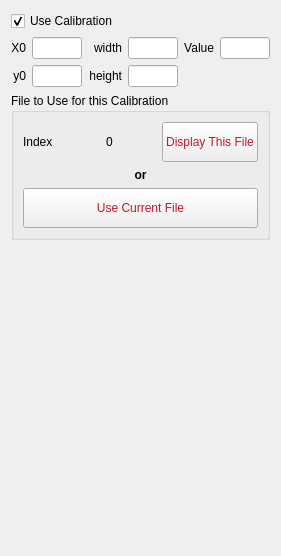
                <widget class="QWidget" name="tab_4">
                 <attribute name="title">
                  <string>Calibration 2</string>
                 </attribute>
                 <layout class="QVBoxLayout" name="verticalLayout_6">
                  <item>
                   <layout class="QHBoxLayout" name="horizontalLayout_13">
                    <item>
                     <widget class="QCheckBox" name="use_calibration2_checkbox">
                      <property name="text">
                       <string>Use Calibration</string>
                      </property>
                      <property name="checked">
                       <bool>true</bool>
                      </property>
                     </widget>
                    </item>
                    <item>
                     <spacer name="horizontalSpacer_9">
                      <property name="orientation">
                       <enum>Qt::Horizontal</enum>
                      </property>
                      <property name="sizeHint" stdset="0">
                       <size>
                        <width>40</width>
                        <height>20</height>
                       </size>
                      </property>
                     </spacer>
                    </item>
                   </layout>
                  </item>
                  <item>
                   <layout class="QGridLayout" name="gridLayout_2">
                    <item row="0" column="0">
                     <widget class="QLabel" name="calibration2_x0_label">
                      <property name="palette">
                       <palette>
                        <active>
                         <colorrole role="ButtonText">
                          <brush brushstyle="SolidPattern">
                           <color alpha="255">
                            <red>193</red>
                            <green>22</green>
                            <blue>45</blue>
                           </color>
                          </brush>
                         </colorrole>
                        </active>
                        <inactive>
                         <colorrole role="ButtonText">
                          <brush brushstyle="SolidPattern">
                           <color alpha="255">
                            <red>193</red>
                            <green>22</green>
                            <blue>45</blue>
                           </color>
                          </brush>
                         </colorrole>
                        </inactive>
                        <disabled>
                         <colorrole role="ButtonText">
                          <brush brushstyle="SolidPattern">
                           <color alpha="255">
                            <red>106</red>
                            <green>104</green>
                            <blue>100</blue>
                           </color>
                          </brush>
                         </colorrole>
                        </disabled>
                       </palette>
                      </property>
                      <property name="text">
                       <string>X0</string>
                      </property>
                      <property name="alignment">
                       <set>Qt::AlignRight|Qt::AlignTrailing|Qt::AlignVCenter</set>
                      </property>
                     </widget>
                    </item>
                    <item row="0" column="1">
                     <widget class="QLineEdit" name="calibration2_x0">
                      <property name="maximumSize">
                       <size>
                        <width>50</width>
                        <height>16777215</height>
                       </size>
                      </property>
                      <property name="baseSize">
                       <size>
                        <width>0</width>
                        <height>0</height>
                       </size>
                      </property>
                     </widget>
                    </item>
                    <item row="0" column="2">
                     <widget class="QLabel" name="calibration2_width_label">
                      <property name="palette">
                       <palette>
                        <active>
                         <colorrole role="ButtonText">
                          <brush brushstyle="SolidPattern">
                           <color alpha="255">
                            <red>193</red>
                            <green>22</green>
                            <blue>45</blue>
                           </color>
                          </brush>
                         </colorrole>
                        </active>
                        <inactive>
                         <colorrole role="ButtonText">
                          <brush brushstyle="SolidPattern">
                           <color alpha="255">
                            <red>193</red>
                            <green>22</green>
                            <blue>45</blue>
                           </color>
                          </brush>
                         </colorrole>
                        </inactive>
                        <disabled>
                         <colorrole role="ButtonText">
                          <brush brushstyle="SolidPattern">
                           <color alpha="255">
                            <red>106</red>
                            <green>104</green>
                            <blue>100</blue>
                           </color>
                          </brush>
                         </colorrole>
                        </disabled>
                       </palette>
                      </property>
                      <property name="text">
                       <string>width</string>
                      </property>
                      <property name="alignment">
                       <set>Qt::AlignRight|Qt::AlignTrailing|Qt::AlignVCenter</set>
                      </property>
                     </widget>
                    </item>
                    <item row="0" column="3">
                     <widget class="QLineEdit" name="calibration2_width">
                      <property name="maximumSize">
                       <size>
                        <width>50</width>
                        <height>16777215</height>
                       </size>
                      </property>
                     </widget>
                    </item>
                    <item row="0" column="4">
                     <widget class="QLabel" name="calibration2_value_label">
                      <property name="palette">
                       <palette>
                        <active>
                         <colorrole role="ButtonText">
                          <brush brushstyle="SolidPattern">
                           <color alpha="255">
                            <red>193</red>
                            <green>22</green>
                            <blue>45</blue>
                           </color>
                          </brush>
                         </colorrole>
                        </active>
                        <inactive>
                         <colorrole role="ButtonText">
                          <brush brushstyle="SolidPattern">
                           <color alpha="255">
                            <red>193</red>
                            <green>22</green>
                            <blue>45</blue>
                           </color>
                          </brush>
                         </colorrole>
                        </inactive>
                        <disabled>
                         <colorrole role="ButtonText">
                          <brush brushstyle="SolidPattern">
                           <color alpha="255">
                            <red>106</red>
                            <green>104</green>
                            <blue>100</blue>
                           </color>
                          </brush>
                         </colorrole>
                        </disabled>
                       </palette>
                      </property>
                      <property name="text">
                       <string>Value</string>
                      </property>
                      <property name="alignment">
                       <set>Qt::AlignRight|Qt::AlignTrailing|Qt::AlignVCenter</set>
                      </property>
                     </widget>
                    </item>
                    <item row="0" column="5">
                     <widget class="QLineEdit" name="calibration2_value">
                      <property name="maximumSize">
                       <size>
                        <width>50</width>
                        <height>16777215</height>
                       </size>
                      </property>
                     </widget>
                    </item>
                    <item row="1" column="0">
                     <widget class="QLabel" name="calibration2_y0_label">
                      <property name="palette">
                       <palette>
                        <active>
                         <colorrole role="ButtonText">
                          <brush brushstyle="SolidPattern">
                           <color alpha="255">
                            <red>193</red>
                            <green>22</green>
                            <blue>45</blue>
                           </color>
                          </brush>
                         </colorrole>
                        </active>
                        <inactive>
                         <colorrole role="ButtonText">
                          <brush brushstyle="SolidPattern">
                           <color alpha="255">
                            <red>193</red>
                            <green>22</green>
                            <blue>45</blue>
                           </color>
                          </brush>
                         </colorrole>
                        </inactive>
                        <disabled>
                         <colorrole role="ButtonText">
                          <brush brushstyle="SolidPattern">
                           <color alpha="255">
                            <red>106</red>
                            <green>104</green>
                            <blue>100</blue>
                           </color>
                          </brush>
                         </colorrole>
                        </disabled>
                       </palette>
                      </property>
                      <property name="text">
                       <string>y0</string>
                      </property>
                      <property name="alignment">
                       <set>Qt::AlignRight|Qt::AlignTrailing|Qt::AlignVCenter</set>
                      </property>
                     </widget>
                    </item>
                    <item row="1" column="1">
                     <widget class="QLineEdit" name="calibration2_y0">
                      <property name="maximumSize">
                       <size>
                        <width>50</width>
                        <height>16777215</height>
                       </size>
                      </property>
                     </widget>
                    </item>
                    <item row="1" column="2">
                     <widget class="QLabel" name="calibration2_height_label">
                      <property name="palette">
                       <palette>
                        <active>
                         <colorrole role="ButtonText">
                          <brush brushstyle="SolidPattern">
                           <color alpha="255">
                            <red>193</red>
                            <green>22</green>
                            <blue>45</blue>
                           </color>
                          </brush>
                         </colorrole>
                        </active>
                        <inactive>
                         <colorrole role="ButtonText">
                          <brush brushstyle="SolidPattern">
                           <color alpha="255">
                            <red>193</red>
                            <green>22</green>
                            <blue>45</blue>
                           </color>
                          </brush>
                         </colorrole>
                        </inactive>
                        <disabled>
                         <colorrole role="ButtonText">
                          <brush brushstyle="SolidPattern">
                           <color alpha="255">
                            <red>106</red>
                            <green>104</green>
                            <blue>100</blue>
                           </color>
                          </brush>
                         </colorrole>
                        </disabled>
                       </palette>
                      </property>
                      <property name="text">
                       <string>height</string>
                      </property>
                      <property name="alignment">
                       <set>Qt::AlignRight|Qt::AlignTrailing|Qt::AlignVCenter</set>
                      </property>
                     </widget>
                    </item>
                    <item row="1" column="3">
                     <widget class="QLineEdit" name="calibration2_height">
                      <property name="maximumSize">
                       <size>
                        <width>50</width>
                        <height>16777215</height>
                       </size>
                      </property>
                     </widget>
                    </item>
                   </layout>
                  </item>
                  <item>
                   <widget class="QGroupBox" name="calibration2_groupbox">
                    <property name="title">
                     <string>File to Use for this Calibration</string>
                    </property>
                    <layout class="QVBoxLayout" name="verticalLayout_9">
                     <item>
                      <layout class="QHBoxLayout" name="horizontalLayout_5">
                       <item>
                        <widget class="QLabel" name="label_45">
                         <property name="palette">
                          <palette>
                           <active>
                            <colorrole role="ButtonText">
                             <brush brushstyle="SolidPattern">
                              <color alpha="255">
                               <red>193</red>
                               <green>22</green>
                               <blue>45</blue>
                              </color>
                             </brush>
                            </colorrole>
                           </active>
                           <inactive>
                            <colorrole role="ButtonText">
                             <brush brushstyle="SolidPattern">
                              <color alpha="255">
                               <red>193</red>
                               <green>22</green>
                               <blue>45</blue>
                              </color>
                             </brush>
                            </colorrole>
                           </inactive>
                           <disabled>
                            <colorrole role="ButtonText">
                             <brush brushstyle="SolidPattern">
                              <color alpha="255">
                               <red>106</red>
                               <green>104</green>
                               <blue>100</blue>
                              </color>
                             </brush>
                            </colorrole>
                           </disabled>
                          </palette>
                         </property>
                         <property name="text">
                          <string>Index</string>
                         </property>
                        </widget>
                       </item>
                       <item>
                        <widget class="QLabel" name="calibration2_index">
                         <property name="minimumSize">
                          <size>
                           <width>50</width>
                           <height>0</height>
                          </size>
                         </property>
                         <property name="maximumSize">
                          <size>
                           <width>20</width>
                           <height>1666</height>
                          </size>
                         </property>
                         <property name="palette">
                          <palette>
                           <active>
                            <colorrole role="ButtonText">
                             <brush brushstyle="SolidPattern">
                              <color alpha="255">
                               <red>193</red>
                               <green>22</green>
                               <blue>45</blue>
                              </color>
                             </brush>
                            </colorrole>
                           </active>
                           <inactive>
                            <colorrole role="ButtonText">
                             <brush brushstyle="SolidPattern">
                              <color alpha="255">
                               <red>193</red>
                               <green>22</green>
                               <blue>45</blue>
                              </color>
                             </brush>
                            </colorrole>
                           </inactive>
                           <disabled>
                            <colorrole role="ButtonText">
                             <brush brushstyle="SolidPattern">
                              <color alpha="255">
                               <red>106</red>
                               <green>104</green>
                               <blue>100</blue>
                              </color>
                             </brush>
                            </colorrole>
                           </disabled>
                          </palette>
                         </property>
                         <property name="text">
                          <string>0</string>
                         </property>
                        </widget>
                       </item>
                       <item>
                        <widget class="QPushButton" name="calibration2_display_this_file_button">
                         <property name="minimumSize">
                          <size>
                           <width>0</width>
                           <height>40</height>
                          </size>
                         </property>
                         <property name="maximumSize">
                          <size>
                           <width>16777215</width>
                           <height>40</height>
                          </size>
                         </property>
                         <property name="palette">
                          <palette>
                           <active>
                            <colorrole role="ButtonText">
                             <brush brushstyle="SolidPattern">
                              <color alpha="255">
                               <red>193</red>
                               <green>22</green>
                               <blue>45</blue>
                              </color>
                             </brush>
                            </colorrole>
                           </active>
                           <inactive>
                            <colorrole role="ButtonText">
                             <brush brushstyle="SolidPattern">
                              <color alpha="255">
                               <red>193</red>
                               <green>22</green>
                               <blue>45</blue>
                              </color>
                             </brush>
                            </colorrole>
                           </inactive>
                           <disabled>
                            <colorrole role="ButtonText">
                             <brush brushstyle="SolidPattern">
                              <color alpha="255">
                               <red>106</red>
                               <green>104</green>
                               <blue>100</blue>
                              </color>
                             </brush>
                            </colorrole>
                           </disabled>
                          </palette>
                         </property>
                         <property name="text">
                          <string>Display This File</string>
                         </property>
                        </widget>
                       </item>
                      </layout>
                     </item>
                     <item>
                      <widget class="QLabel" name="label_4">
                       <property name="palette">
                        <palette>
                         <active>
                          <colorrole role="ButtonText">
                           <brush brushstyle="SolidPattern">
                            <color alpha="255">
                             <red>193</red>
                             <green>22</green>
                             <blue>45</blue>
                            </color>
                           </brush>
                          </colorrole>
                         </active>
                         <inactive>
                          <colorrole role="ButtonText">
                           <brush brushstyle="SolidPattern">
                            <color alpha="255">
                             <red>193</red>
                             <green>22</green>
                             <blue>45</blue>
                            </color>
                           </brush>
                          </colorrole>
                         </inactive>
                         <disabled>
                          <colorrole role="ButtonText">
                           <brush brushstyle="SolidPattern">
                            <color alpha="255">
                             <red>106</red>
                             <green>104</green>
                             <blue>100</blue>
                            </color>
                           </brush>
                          </colorrole>
                         </disabled>
                        </palette>
                       </property>
                       <property name="font">
                        <font>
                         <weight>75</weight>
                         <bold>true</bold>
                        </font>
                       </property>
                       <property name="statusTip">
                        <string notr="true"/>
                       </property>
                       <property name="text">
                        <string>or</string>
                       </property>
                       <property name="alignment">
                        <set>Qt::AlignCenter</set>
                       </property>
                      </widget>
                     </item>
                     <item>
                      <widget class="QPushButton" name="calibration2_use_current_file_button">
                       <property name="minimumSize">
                        <size>
                         <width>0</width>
                         <height>40</height>
                        </size>
                       </property>
                       <property name="maximumSize">
                        <size>
                         <width>16777215</width>
                         <height>40</height>
                        </size>
                       </property>
                       <property name="palette">
                        <palette>
                         <active>
                          <colorrole role="ButtonText">
                           <brush brushstyle="SolidPattern">
                            <color alpha="255">
                             <red>193</red>
                             <green>22</green>
                             <blue>45</blue>
                            </color>
                           </brush>
                          </colorrole>
                         </active>
                         <inactive>
                          <colorrole role="ButtonText">
                           <brush brushstyle="SolidPattern">
                            <color alpha="255">
                             <red>193</red>
                             <green>22</green>
                             <blue>45</blue>
                            </color>
                           </brush>
                          </colorrole>
                         </inactive>
                         <disabled>
                          <colorrole role="ButtonText">
                           <brush brushstyle="SolidPattern">
                            <color alpha="255">
                             <red>106</red>
                             <green>104</green>
                             <blue>100</blue>
                            </color>
                           </brush>
                          </colorrole>
                         </disabled>
                        </palette>
                       </property>
                       <property name="text">
                        <string>Use Current File</string>
                       </property>
                      </widget>
                     </item>
                    </layout>
                   </widget>
                  </item>
                  <item>
                   <spacer name="verticalSpacer_2">
                    <property name="orientation">
                     <enum>Qt::Vertical</enum>
                    </property>
                    <property name="sizeHint" stdset="0">
                     <size>
                      <width>20</width>
                      <height>305</height>
                     </size>
                    </property>
                   </spacer>
                  </item>
                 </layout>
                </widget>
